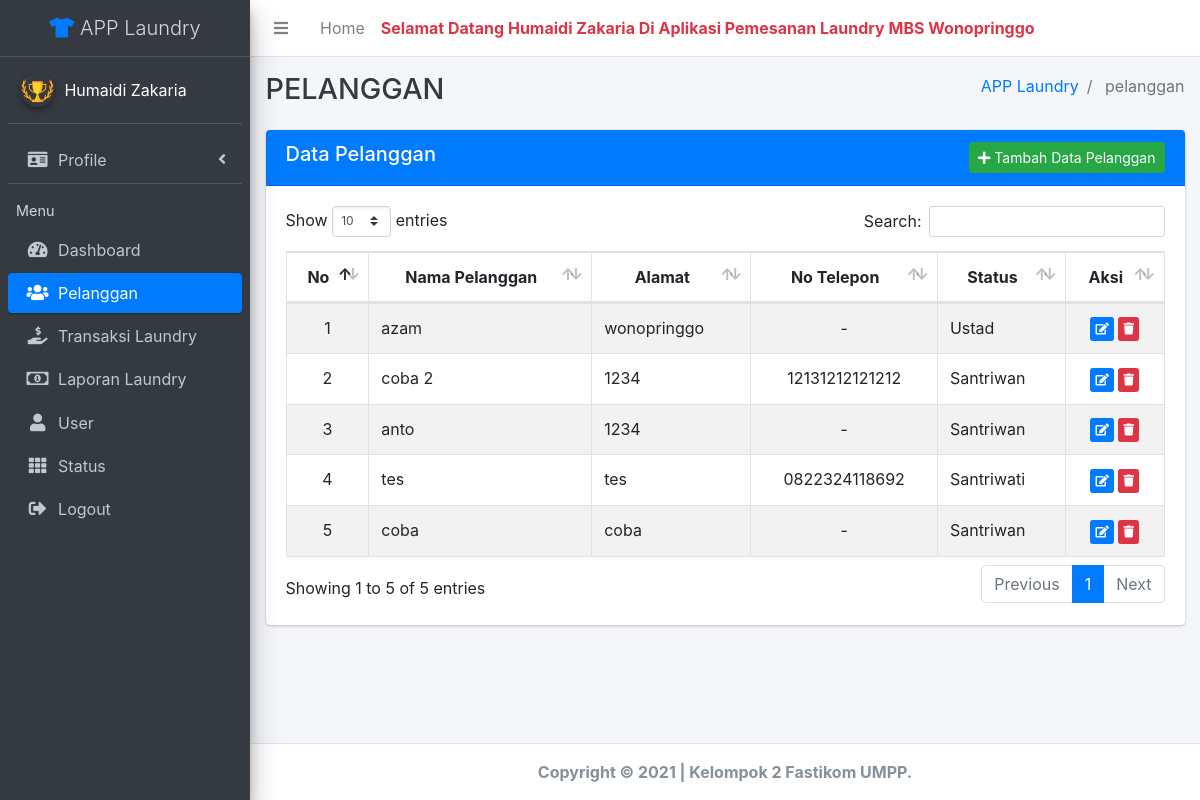
Screenshot of /index.php?page=pelanggan (signed in) with the database file from the repository.
### tables this page shows
CREATE TABLE `tb_user` (
  `id` int(11) NOT NULL,
  `nama_user` varchar(50) NOT NULL,
  `username` varchar(50) NOT NULL,
  `password` varchar(125) NOT NULL,
  `level` varchar(15) NOT NULL,
  `foto` varchar(50) NOT NULL
);

CREATE TABLE `tb_pelanggan` (
  `id_pelanggan` int(11) NOT NULL,
  `nama_pelanggan` varchar(50) NOT NULL,
  `alamat` text NOT NULL,
  `id_status` int(11) NOT NULL,
  `no_tlp` varchar(20) NOT NULL
);

CREATE TABLE `tb_status` (
  `id_status` int(11) NOT NULL,
  `status` varchar(50) NOT NULL
);

### page/pelanggan/pelanggan.php (the view, shortened to what this page needs)
<div class="col-lg">
  <div class="card">
              <div class="card-header bg-primary">
                <a href="?page=pelanggan&aksi=tambah" class="btn btn-success btn-sm float-right"><i class="fas fa-plus"></i> Tambah Data Pelanggan</a>
                <h5 class="m-0">Data Pelanggan</h5>
              </div>
              <div class="card-body">
                <?php if($_GET['page'] == 'pelanggan') : ?>
                    <div class="flash" data-flashdata="<?= $_GET['page'] ?>"></div>
                <?php endif; ?>
                  <table id="example1" class="table table-bordered table-striped">
                    <thead>
                    <tr class="text-center">
                      <th>No</th>
                      <th>Nama Pelanggan</th>
                      <th>Alamat</th>
                      <th>No Telepon</th>
                      <th>Status</th>
                      <th>Aksi</th>
                    </tr>
                    </thead>
                    <tbody>
                    <tr>
                      <?php
                      $i = 1;
                          $sql = $koneksi->query("SELECT * FROM tb_pelanggan, tb_status WHERE tb_pelanggan.id_status = tb_status.id_status ORDER BY id_pelanggan DESC");
                          while ($data = $sql->fetch_assoc()) {
                      ?>
                      <td class="text-center"><?= $i++ ?></td>
                      <td><?= $data['nama_pelanggan'] ?>
                      </td>
                      <td ><?= $data['alamat'] ?></td>
                      <td class="text-center"><?= $data['no_tlp'] ?></td>
                      <td><?= $data['status'] ?></td>
                      <td class="text-center">
                        <a href="?page=pelanggan&aksi=edit&id=<?= $data['id_pelanggan'] ?>" class="btn btn-primary btn-xs"><i class="fas fa-edit" data-toggle="tooltip" title="Edit"></i></a>
                        <a href="?page=pelanggan&aksi=hapus&id=<?= $data['id_pelanggan'] ?>" class="btn btn-danger btn-xs hapus" ><i class="fas fa-trash" data-toggle="tooltip" title="Hapus"></i></a>
                      </td>
                    </tr>
                   <?php } ?>
                  </tbody>
                </table>
              </div>
            </div>
          </div>

### index.php (shortened to what this page needs)
<?php
    include "include/koneksi.php";
    if($_SESSION['Admin'] || $_SESSION['Kasir']) {
      if($_SESSION['Admin']) {
        $user = $_SESSION['Admin'];
      }else if($_SESSION['Kasir']) {
        $user = $_SESSION['Kasir'];
      }
      $sql_user = $koneksi->query("SELECT * FROM tb_user WHERE id = '$user'");
      $data_user = $sql_user->fetch_assoc();
      $nama     = $data_user['nama_user'];
      $gambar   = $data_user['foto'];
?>
<!DOCTYPE html>
<html lang="en">
<head>
  <link rel="stylesheet" href="assets/plugins/fontawesome-free/css/all.min.css">
    <link rel="stylesheet" href="assets/plugins/datatables-bs4/css/dataTables.bootstrap4.min.css">
    <link rel="stylesheet" href="assets/plugins/datatables-responsive/css/responsive.bootstrap4.min.css">
    <link rel="stylesheet" href="assets/plugins/select2/css/select2.min.css">
    <link rel="stylesheet" href="assets/dist/css/adminlte.min.css">
    <link rel="stylesheet" href="assets/plugins/daterangepicker/daterangepicker.css">
        <link href="assets/style.css" rel="stylesheet">
</head>
<body class="hold-transition sidebar-mini">
<div class="wrapper">
  <nav class="main-header navbar navbar-expand navbar-white navbar-light">
    <ul class="navbar-nav">
      <li class="nav-item">
        <a class="nav-link" data-widget="pushmenu" href="#" role="button"><i class="fas fa-bars"></i></a>
      </li>
      <li class="nav-item d-none d-sm-inline-block">
        <a href="index.php" class="nav-link">Home</a>
      </li>
    </ul>
  <marquee><strong class="text-danger">Selamat Datang <?= $nama ?> Di Aplikasi Pemesanan Laundry MBS Wonopringgo</strong></marquee>
  </nav>
  <aside class="main-sidebar sidebar-dark-primary elevation-4">
    <a href="index.php" class="brand-link text-center">
      <i class="fas fa-tshirt text-primary"></i>
      <span class="brand-text font-weight-light">APP Laundry</span>
    </a>
    <div class="sidebar">
      <div class="user-panel mt-3 pb-3 mb-3 d-flex">
        <div class="image">
          <img src="assets/img/user/<?= $gambar; ?>" class="img-circle elevation-2" alt="User Image">
        </div>
        <div class="info">
          <div class="d-block text-white"><?= $nama ?></div>
        </div>
      </div>
      <ul class="nav nav-pills nav-sidebar flex-column " data-widget="treeview" role="menu" data-accordion="false">
          <li class="nav-item has-treeview user-panel <?php
                                                   if($_GET['page'] == "profile") {
                                                    echo "menu-open";
                                                   } ?>">
            <a href="#" class="nav-link ">
              <i class="nav-icon fas fa-id-card"></i>
              <p>
               Profile
                <i class="right fas fa-angle-left"></i>
              </p>
            </a>
          </li>
      <nav class="mt-2">
        <ul class="nav nav-pills nav-sidebar flex-column" data-widget="treeview" role="menu" data-accordion="false">
          <li class="nav-header">Menu</li>
          <?php include "include/menu.php" ?>
        </ul>
      </nav>
    </div>
  </aside>
  <div class="content-wrapper">
    <div class="content-header">
      <div class="container-fluid">
        <div class="row mb-2">
          <div class="col-sm-6">
            <h1 class="m-0 text-dark">
                        <?php if($_GET['page'] == '') {
                          echo 'DASHBOARD';
                        }else if($_GET['page'] == 'pelanggan') {
                          echo strtoupper($_GET['page']);
                        }else if($_GET['page'] == 'transaksi') {
                          echo strtoupper($_GET['page']);
                        }else if($_GET['page'] == 'laporan') {
                          echo strtoupper($_GET['page']);
                        }else if($_GET['page'] == 'user') {
                          echo strtoupper($_GET['page']);
                        }else if($_GET['page'] == 'status') {
                          echo strtoupper($_GET['page']);
                        }else if($_GET['page'] == 'profile') {
                          echo strtoupper($_GET['page']. ' saya') ;
                        }
                        ?>
            </h1>
          </div>
          <div class="col-sm-6">
            <ol class="breadcrumb float-sm-right">
              <li class="breadcrumb-item text-primary">APP Laundry</li>
              <li class="breadcrumb-item active">
                    <?php if($_GET['page'] == '') {
                          echo 'DASHBOARD';
                        }else if($_GET['page'] == 'pelanggan') {
                          echo $_GET['page'];
                        }else if($_GET['page'] == 'transaksi') {
                          echo $_GET['page'];
                        }else if($_GET['page'] == 'laporan') {
                          echo $_GET['page'];
                        }else if($_GET['page'] == 'user') {
                          echo $_GET['page'];
                        }else if($_GET['page'] == 'status') {
                          echo $_GET['page'];
                        }else if($_GET['page'] == 'profile') {
                          echo strtoupper($_GET['page']. ' saya') ;
                        }
                        ?>
              </li>
            </ol>
          </div>
        </div>
      </div>
    </div>
    <div class="content">
      <div class="container-fluid">
        <div class="row">
          <?php include "include/isi.php"; ?>
        </div>
      </div>
    </div>
  </div>
  <footer class="main-footer text-center">
    <strong>Copyright &copy; 2021 | Kelompok 2 Fastikom UMPP.</strong>
  </footer>
</div>
</body>
</html>
<?php
      }else{
        echo "
            <script>
                  alert('Anda Harus Melakukan Login Terlebih Dahulu..!');
                  window.location.href='login.php';
            </script> ";
      }
?>

### rows the page displays
tb_user: nama_user "Humaidi Zakaria", foto (picture)
tb_pelanggan: nama_pelanggan "azam", alamat "wonopringgo", no_tlp "-", id_status.status "Ustad"
tb_pelanggan: nama_pelanggan "coba 2", alamat "1234", no_tlp "12131212121212", id_status.status "Santriwan"
tb_pelanggan: nama_pelanggan "anto", alamat "1234", no_tlp "-", id_status.status "Santriwan"
tb_pelanggan: nama_pelanggan "tes", alamat "tes", no_tlp "0822324118692", id_status.status "Santriwati"
tb_pelanggan: nama_pelanggan "coba", alamat "coba", no_tlp "-", id_status.status "Santriwan"

### other values shown
$_GET['page'] "PELANGGAN"
$_GET['page'] "pelanggan"
